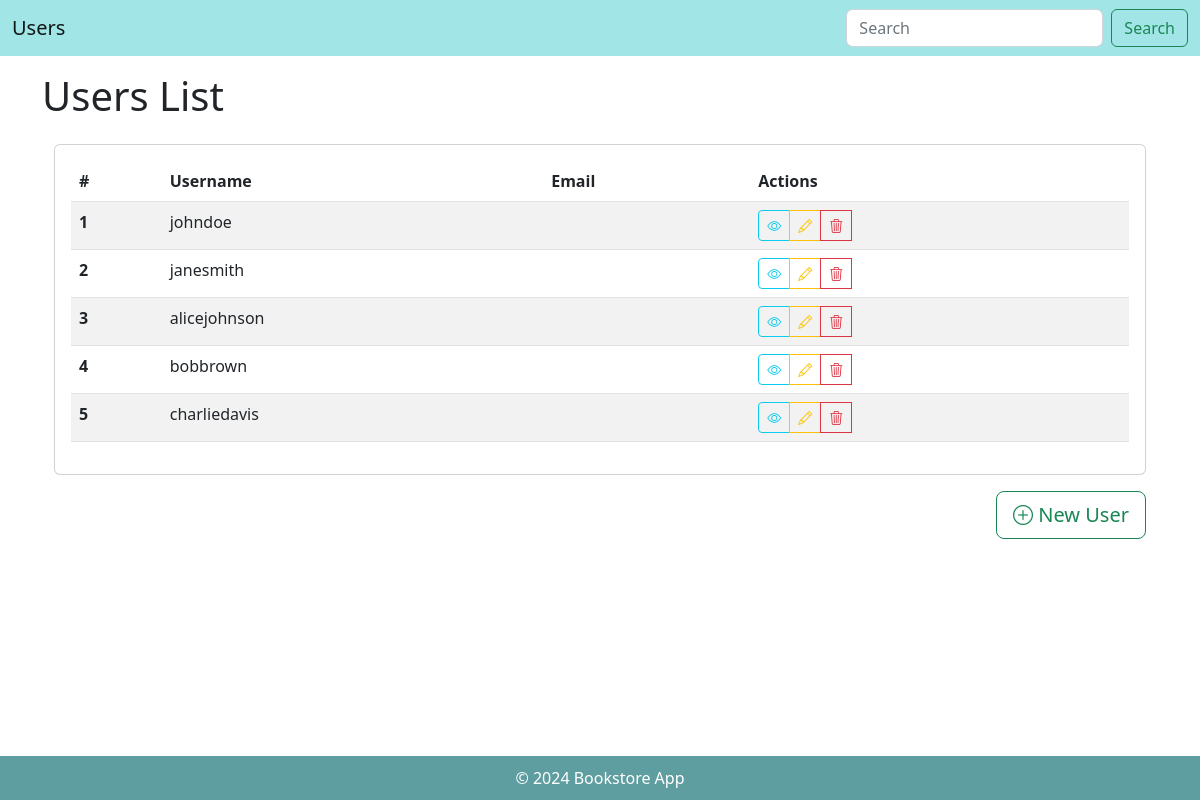
/users/, run on an earlier commit of the app's database.
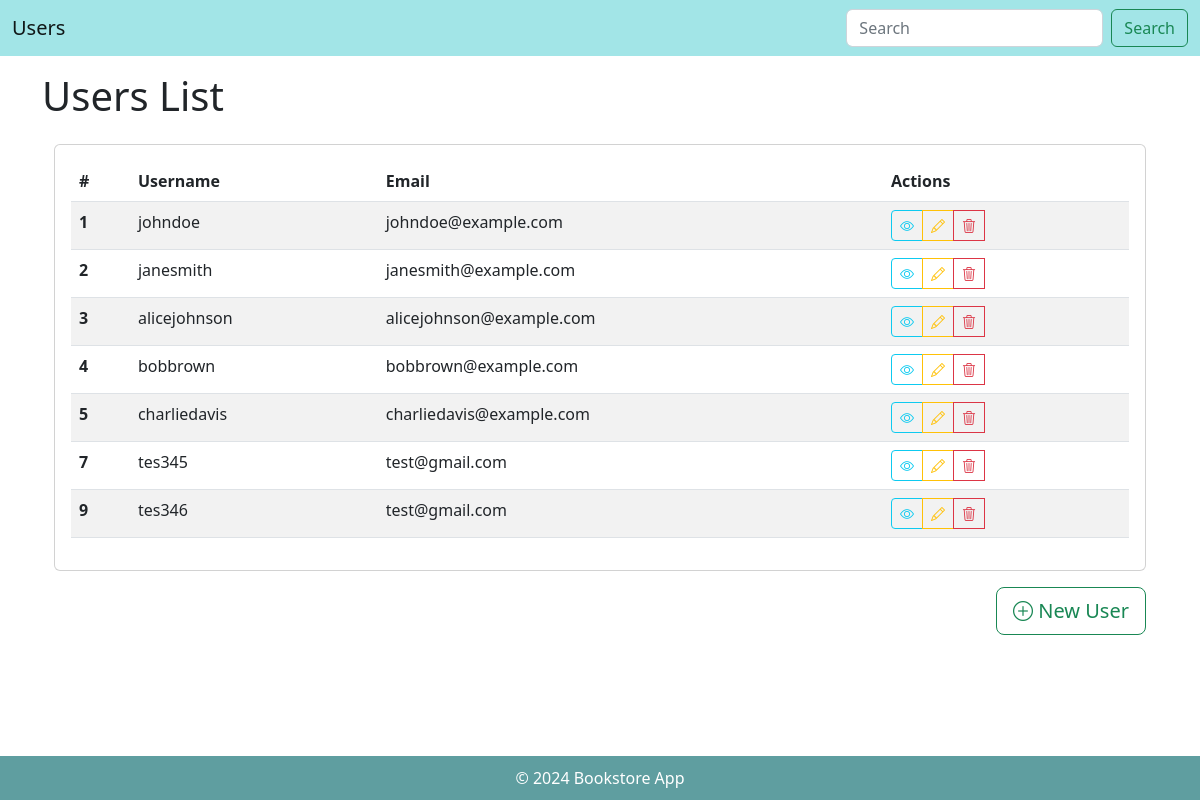
And on a later commit of the database.
### users/models.py (models this page shows, shortened)
class User(models.Model):
    ROLE_CHOICES = [
        (0, 'Admin'),
        (1, 'User'),
        (2, 'Publisher'),
        (3, 'Vip-user'),
    ]
    first_name = models.CharField(max_length=100)
    last_name = models.CharField(max_length=100)
    user_name=models.CharField(max_length=100)
    email = models.EmailField(max_length=100)
    phone = models.CharField(max_length=20)
    avatar = models.ImageField(blank=True, upload_to='avatars/')
    role = models.IntegerField(choices=ROLE_CHOICES, default=1)

### users/views.py (the view)
# urls.py: path("", views.list, name='list_books'),
def list(request):
    users = User.objects.all()
    return render(request, "list_user.html", {"users": users})

### users/templates/list_user.html (shortened to what this page needs)
{% extends "layout_user.html" %}
{% block header %}Users List{% endblock %}
{% block content %}
<div class="container mt-4">
    <div class="card">
        <div class="card-body">
            <table class="table table-striped table-hover">
                <thead class="thead-dark">
                    <tr>
                        <th scope="col">#</th>
                        <th scope="col">Username</th>
                        <th scope="col">Email</th>
                        <th scope="col">Actions</th>
                    </tr>
                </thead>
                <tbody>
                    {% for user in users %}
                    <tr>
                        <th scope="row">{{ user.id }}</th>
                        <td>{{ user.user_name }}</td>
                        <td>{{ user.email }}</td>
                        <td>
                            <div class="btn-group" role="group">
                                <a href="{% url 'detail_user' user.id %}" class="btn btn-outline-info btn-sm" title="View User">
                                    <i class="bi bi-eye"></i>
                                </a>
                                <a href="{% url 'edit_user' user.id %}" class="btn btn-outline-warning btn-sm" title="Edit User">
                                    <i class="bi bi-pencil"></i>
                                </a>
                                <button type="button" class="btn btn-outline-danger btn-sm" title="Delete User" data-bs-toggle="modal" data-bs-target="#deleteModal{{ user.id }}">
                                    <i class="bi bi-trash3"></i>
                                </button>
                            </div>
                        </td>
                    </tr>
                    {% endfor %}
                </tbody>
            </table>
        </div>
    </div>
    <div class="text-end mt-3">
        <a href="{% url 'create_user' %}" class="btn btn-outline-success btn-lg" title="New User">
            <i class="bi bi-plus-circle"></i> <span class="h5.5">New User</span>
        </a>
    </div>
</div>
{% endblock %}

### users/templates/layout_user.html (shortened to what this page needs)
{% load static %}
<!DOCTYPE html>
<html lang="en">
<head>
    <link href="https://cdn.jsdelivr.net/npm/bootstrap@5.2.3/dist/css/bootstrap.min.css" rel="stylesheet"
>
    <link rel="stylesheet" href="https://cdn.jsdelivr.net/npm/bootstrap-icons@1.11.3/font/bootstrap-icons.min.css">
    <link rel="stylesheet" href="{% static 'style.css' %}">
</head>
<body>
    <nav class="navbar navbar-expand-lg" style="background-color: rgb(162, 229, 231);">
        <div class="container-fluid">
            <a class="navbar-brand" href="{% url 'list_users' %}">Users</a>
            <div class="collapse navbar-collapse" id="navbarSupportedContent">
                <form class="d-flex ms-auto" role="search">
                    <input class="form-control me-2" type="search" placeholder="Search" aria-label="Search">
                    <button class="btn btn-outline-success" type="submit">Search</button>
                </form>
            </div>
        </div>
    </nav>
    <div class="container my-3">
        <h1>{% block header %}Title{% endblock %}</h1>
        <main>
            {% block content %}{% endblock %}
        </main>
    </div>
    <footer class="text-center" style="background-color: cadetblue;">
        <span>&copy; 2024 Bookstore App</span>
    </footer>
</body>
</html>

### books/static/style.css (style rules this page uses)
body { display: flex; flex-direction: column; min-height: 100vh; }
body>.container { flex-grow: 1; }
footer { padding: 10px; color: white; }

What changed in the data, as far as the page shows it:
changed User "johndoe": email (not shown) → "johndoe@example.com"
changed User "janesmith": email (not shown) → "janesmith@example.com"
changed User "alicejohnson": email (not shown) → "alicejohnson@example.com"
changed User "bobbrown": email (not shown) → "bobbrown@example.com"
changed User "charliedavis": email (not shown) → "charliedavis@example.com"
added User: id "7", user_name "tes345", email "test@gmail.com"
added User: id "9", user_name "tes346", email "test@gmail.com"
